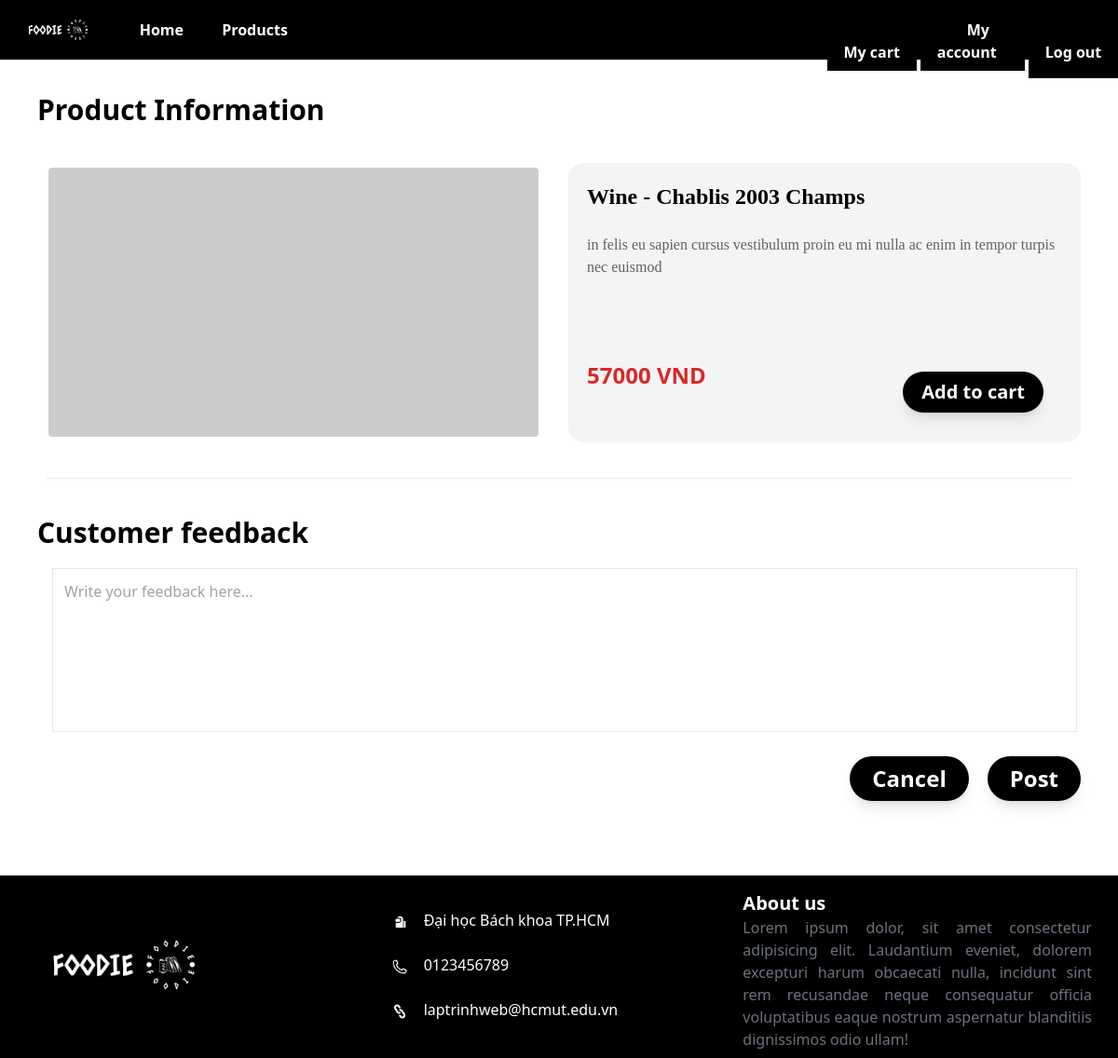
The page /productDetail.php?product_id=4 on the database its author committed.
### tables this page shows
CREATE TABLE `product` (
  `product_id` int(100) NOT NULL,
  `product_name` varchar(100) NOT NULL,
  `description` text NOT NULL,
  `price` int(100) NOT NULL,
  `quantity` int(100) NOT NULL,
  `product_image` text NOT NULL
);

### productDetail.php (the view, shortened to what this page needs)
<?php include('./header-member.php')?>
<?php
    $sql= "SELECT * FROM product WHERE product_id=";
    $result = $mysqli->query($sql.$_GET['product_id']);
    $count = $result->num_rows;
?>
<div class='my-20'>
    <h1 class='lg:text-3xl md:text-2xl pt-5 pl-10 mb-5 font-bold'>Product Information</h1>
    <div class='grid grid-cols-2 h-full mx-28 gap-5 md:ml-10 md:mr-10 items-center'>
<?php
    if($count > 0)
    {
        while($rows = $result->fetch_assoc())
        {
?>
        <img src='<?php echo $rows['product_image']?>' alt='' class='w-full flex relative p-3 my-3 rounded-2xl'/>
        <div class='flex flex-col w-full bg-gray-100 rounded-2xl p-5'>
            <h1 class='lg:text-2xl font-bold md:text-base w-full h-14 text-left font-serif'><?php echo $rows['product_name']?></h1>
            <p class='text-base lg:mb-20 md:mb-5 opacity-60 font-serif'>
                <?php echo $rows['description']?>
            </p>
            <p class='lg:text-2xl text-red-600 font-bold mt-2 md:text-base'>
                <?php echo $rows['price']?> VND
                <button class='rounded-3xl shadow-lg my-3 float-right mr-5 text-xl bg-black px-5 py-2 text-white cart-btn hover:bg-white hover:text-black transition ease-in' value="<?php echo $_GET['product_id']?>">
                    Add to cart
                </button>
            </p>
        </div>
<?php
        }
    }
?>
    </div>
    <hr class='mx-auto w-11/12 border-1 border-black-300 my-5'>
    <div class="h-full">
        <h1 class='lg:text-3xl md:text-2xl pt-5 pl-10 mb-5 font-bold'>Customer feedback</h1>
        <textarea placeholder="Write your feedback here..." name="textarea" class="p-3 border-gray border active:border-black border-solid lg:ml-14 md:ml-16 hover:shadow-xl lg:w-11/12 md:w-10/12 h-44 resize-none"></textarea>
        <div class="h-12 mb-7 mt-5">
            <button class='block rounded-3xl shadow-lg float-right mr-10 text-2xl font-bold bg-black px-6 py-2 text-white submit-btn hover:bg-white hover:text-black transition ease-in' value="<?php echo $_GET['product_id']?>">
                Post
            </button>
            <button class='block rounded-3xl shadow-lg float-right mr-5 text-2xl font-bold bg-black px-6 py-2 text-white cancel-btn hover:bg-white hover:text-black transition ease-in'>
                Cancel
            </button>
        </div>
    </div>
</div>
<?php include('./footer.php')?>

### rows shown on the page
product: product_name "Wine - Chablis 2003 Champs", description "in felis eu sapien cursus vestibulum proin eu mi nulla ac enim in tempor turpis nec euismod", price "57000"
